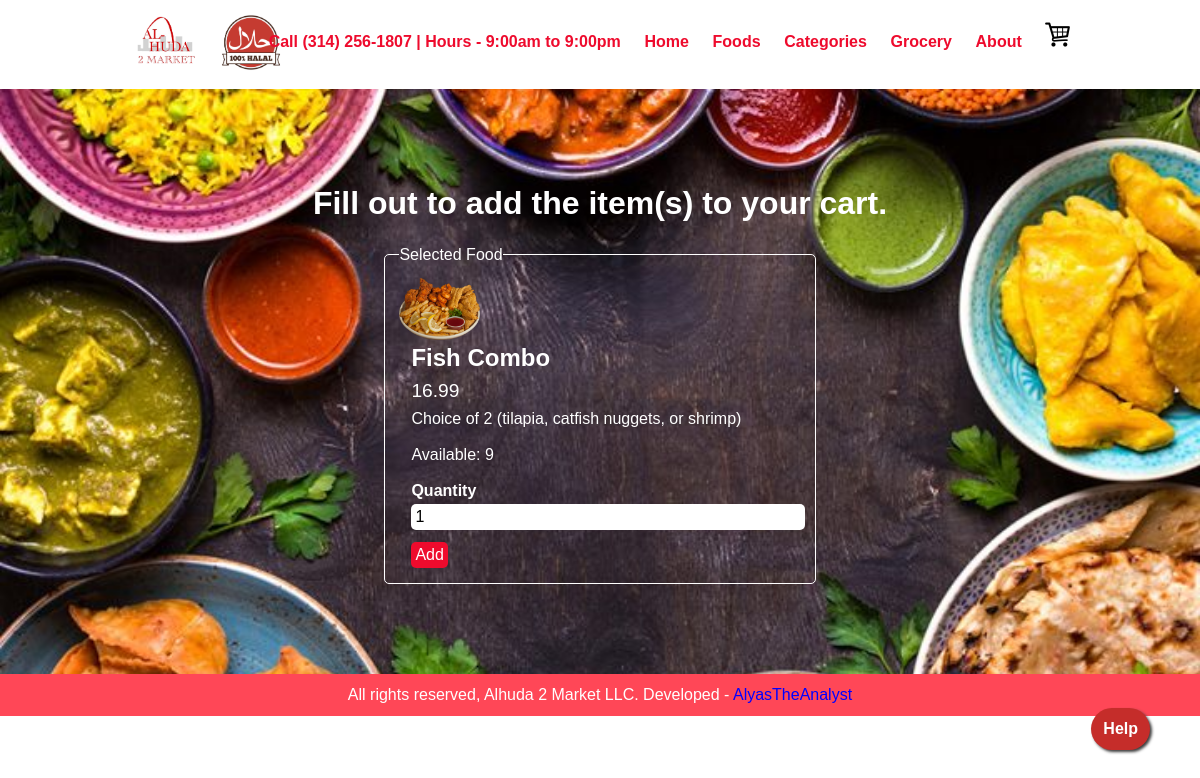
The page /order.php?food_id=19 on the database its author committed.
### tables this page shows
CREATE TABLE `tbl_food` (
  `id` int(10) UNSIGNED NOT NULL,
  `title` varchar(100) NOT NULL,
  `description` text NOT NULL,
  `price` decimal(10,2) NOT NULL,
  `quantity` int(10) NOT NULL,
  `image_name` varchar(255) NOT NULL,
  `category_id` int(10) UNSIGNED NOT NULL,
  `featured` varchar(10) NOT NULL,
  `active` varchar(10) NOT NULL
);

### order.php (the view, shortened to what this page needs)
<?php include('partials-front/menu.php'); ?>
<?php
    if(isset($_GET['food_id']))
    {
        $food_id = $_GET['food_id'];
        $sql = "SELECT * FROM tbl_food WHERE id=$food_id";
        $res = mysqli_query($conn, $sql);
        $count = mysqli_num_rows($res);
        if($count==1)
        {
            $row = mysqli_fetch_assoc($res);
            $title = $row['title'];
            $price = $row['price'];
            $quantity = $row['quantity'];
            $description = $row['description'];
            $image_name = $row['image_name'];
        }
        else
        {
            header('location:'.SITEURL);
        }
    }
    else
    {
        header('location:'.SITEURL);
    }
?>
    <section class="food-search">
        <div class="container">
            <h2 class="text-center text-white">Fill out to add the item(s) to your cart.</h2>
            <form action="" method="POST" class="order">
                <fieldset>
                    <legend class="text-white">Selected Food</legend>
                    <div class="food-menu-img">
                        <?php
                        if($image_name=="")
                        {
                            echo "<div class='error'>Image not Available.</div>";
                        }
                        else
                        {
                            ?>
                            <img src="<?php echo SITEURL; ?>images/food/<?php echo $image_name; ?>" alt="" class="img-responsive img-curve">
                            <?php
                        }
                        ?>
                    </div>
                    <div class="food-order-desc">
                        <h3 class="text-white"><?php echo $title; ?></h3>
                        <p class="food-price text-white"><?php echo $price; ?></p>
                        <p class="food-detail text-white"><?php echo $description; ?></p>
                        <br>
                        <p class="food-quantity text-white">Available: <?php echo $quantity; ?></p>
                        <br>
                        <div class="order-label text-white">Quantity</div>
                        <input type="number" name="qty" class="input-responsive" value="1" min=1 max=<?php echo $quantity; ?> required>
                        <br>
                        <input type="submit" name="submit" value="Add" class="btn btn-primary">
                    </div>
                </fieldset>
            </form>
        </div>
    </section>
<h1 class="text-right"><a target="_blank" rel="noopener noreferrer" href="https://docs.google.com/document/d/1mGES2UeDcJGL7qm5UHArVXgkMC_2fo96/edit#bookmark=id.j9cc8zpmvg5p" class="float btn-primary btn btn-bigtext">Help</a></h1>
    <?php include('partials-front/footer.php'); ?>

### css/style.css (style rules this page uses)
* { margin: 0 0; padding: 0 0; font-family: Arial, Helvetica, sans-serif; }
.container { width: 80%; margin: 0 auto; padding: 1%; }
.img-responsive { width: 100%; max-width: 135px; height: 100%; max-height: 135px; }
.img-curve { border-radius: 15px; }
.text-right { text-align: right; }
.text-center { text-align: center; }
.text-white { color: white !important; }
a { color: #ee0b2d; text-decoration: none; }
.btn { padding: 1%; border: none; font-size: 1rem; border-radius: 5px; }
.btn-primary { background-color: #ee0b2d; color: white; cursor: pointer; }
h2 { color: #2f3542; font-size: 2rem; margin-bottom: 2%; }
h3 { font-size: 1.5rem; }
fieldset { border: 1px solid white; margin: 5%; padding: 3%; border-radius: 5px; }
.food-search { background-image: url(../images/indian-food-best-cuisine-in-the-world.jpg); background-size: cover; background-repeat: no-repeat; background-position: center; padding: 7% 0; }
.food-menu-img { width: 20%; float: left; }
.food-order-desc { width: 100%; float: left; margin-left: 3%; }
.food-price { font-size: 1.2rem; margin: 2% 0; }
.food-detail { font-size: 1rem; color: black; }
.order { width: 50%; margin: 0 auto; }
.input-responsive { width: 96%; padding: 1%; margin-bottom: 3%; border: none; border-radius: 5px; font-size: 1rem; }
.order-label { margin-bottom: 1%; font-weight: bold; }
.float { position:fixed; bottom:50px; right:50px; background-color: #c52d2a; color:#FFF; border-radius:50px; text-align:center; box-shadow: 2px 2px 3px rgb(61, 61, 61); }

### rows shown on the page
tbl_food: image_name (picture), title "Fish Combo", price "16.99", description "Choice of 2 (tilapia, catfish nuggets, or shrimp)", quantity "9"
